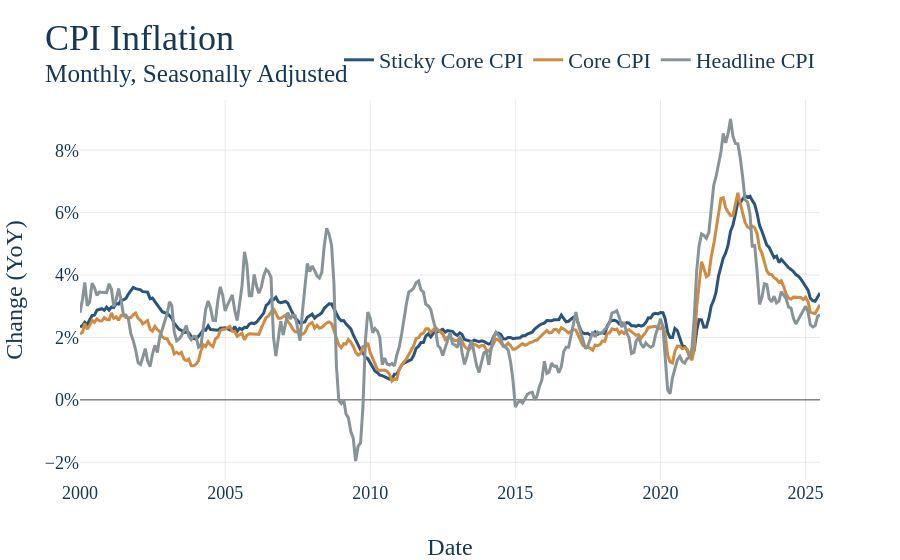

Notebook code cell kept with this figure:
### Markdown cell above
5. Now that all our data is ready, make the graph and have it save itself as a .html file to graph_output whenver the notebooks is rerun. The name of the file should exactly match the notebook name. For instance, this file "example.ipynb" produces the graph "example.html." Nice work, you made a graph!

### Code cell
# First make the figure
fig = go.Figure()


# Loop the columns of the dataframe and plot each as a separate trace
for col in joined_df.columns:
    fig.add_trace(
        go.Scatter(
            x=joined_df.index,
            y=joined_df[col],
            mode='lines',
            name=col
        )
    )

# Update the titles, using the html tage <sup> for a subtitle 
fig.update_layout(
    title = dict(text = 'CPI Inflation <br><sup>Monthly, Seasonally Adjusted </sup>'),
    xaxis_title="Date",
    yaxis_title="Change (YoY)",
)

# This is graph specific, but here we want the y-axis to be percent signs 
fig.update_yaxes(
    tickformat=".2f%",
    ticksuffix="%"
)

# Again, graph specific, we have a mutliyear series and want tick marks to be years
fig.update_xaxes(
    type='date',
    tickformat='%Y',
)

# Show our figure (Dimensions may be off on different screen sizes)
fig.show()

# This should be the same for EVERY GRAPH!
# Save it to the graph_output folder with the name matching the file, as HTML
fig.write_html(GRAPH_OUTPUT_PATH + f"/{GRAPH_NAME}.html")

### Figure 1 — Plotly figure (JSON) as saved in the notebook; plotly's stock layout.template omitted (floating-point values rounded to 4 significant figures; data arrays with more than 128 entries replaced by an {"elided": "..."} marker saying what was removed)
{"data": [{"mode": "lines", "name": "Sticky Core CPI", "type": "scatter", "x": {"elided": "307 str values"}, "y": {"elided": "307 float values"}}, {"mode": "lines", "name": "Core CPI", "type": "scatter", "x": {"elided": "307 str values"}, "y": {"elided": "307 float values"}}, {"mode": "lines", "name": "Headline CPI", "type": "scatter", "x": {"elided": "307 str values"}, "y": {"elided": "307 float values"}}], "layout": {"title": {"text": "CPI Inflation <br><sup>Monthly, Seasonally Adjusted </sup>"}, "xaxis": {"tickformat": "%Y", "title": {"text": "Date"}, "type": "date"}, "yaxis": {"tickformat": ".2f%", "ticksuffix": "%", "title": {"text": "Change (YoY)"}}}}
